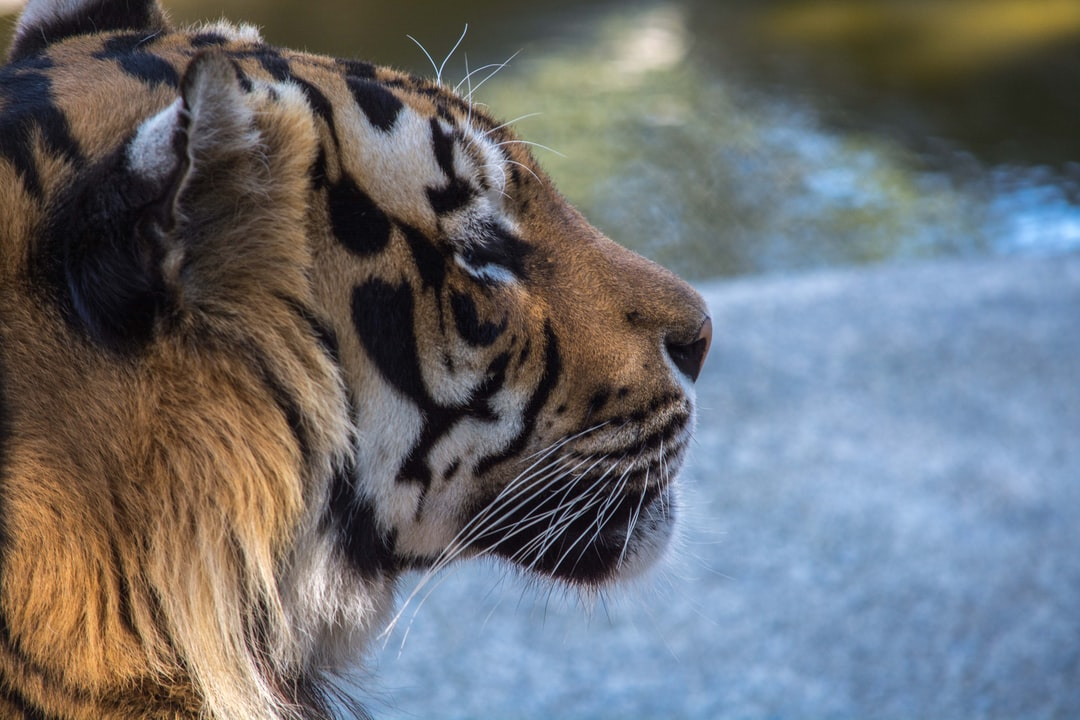
#> input picture images/ImagemOriginal.jpg, 1080 x 720 px, found by its file name
$ python questao4.py
#> lines starting #> are read from the running program, lines starting #| are printed output that depends on the picture
import cv2

image = cv2.imread('C:/Users/User/Desktop/GIT/LapiscoComputerVisionPython/images/ImagemOriginal.jpg')
#> image is the input picture: shape (720, 1080, 3); mean B, G, R 113.4, 109.7, 107.7

hsv_image = cv2.cvtColor(image, cv2.COLOR_BGR2HSV)
#> hsv_image: shape (720, 1080, 3); mean H, S, V 70.7, 78.7, 131.2
h, s, v = cv2.split(hsv_image)
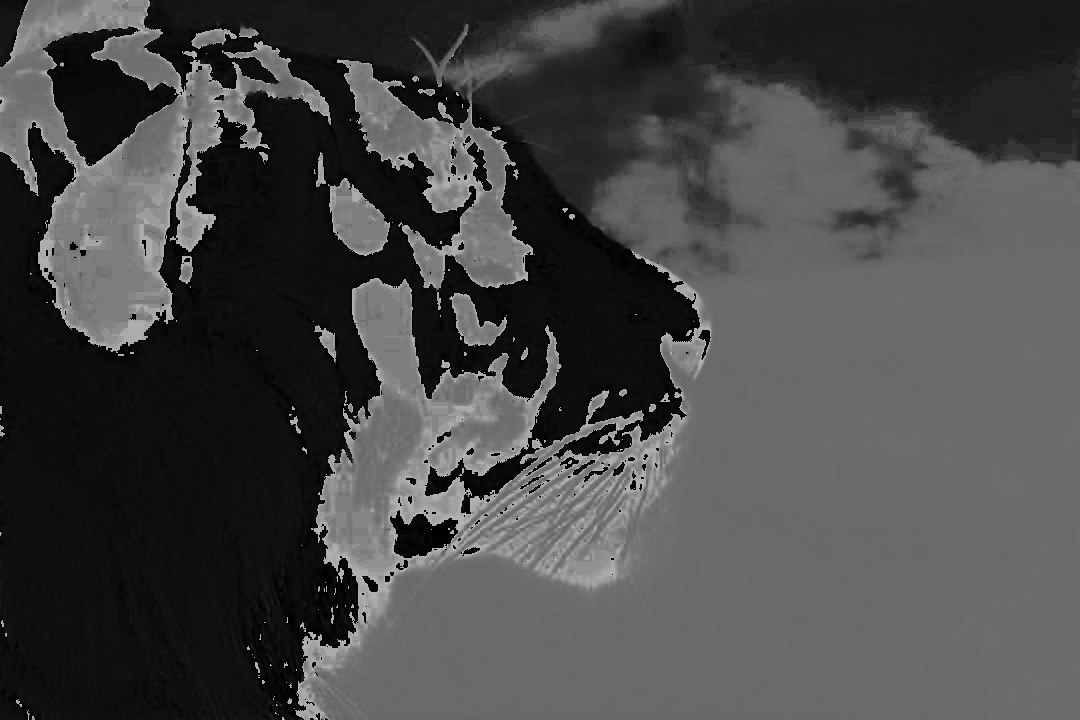
#> h: shape (720, 1080); min 0, max 179, mean 70.7
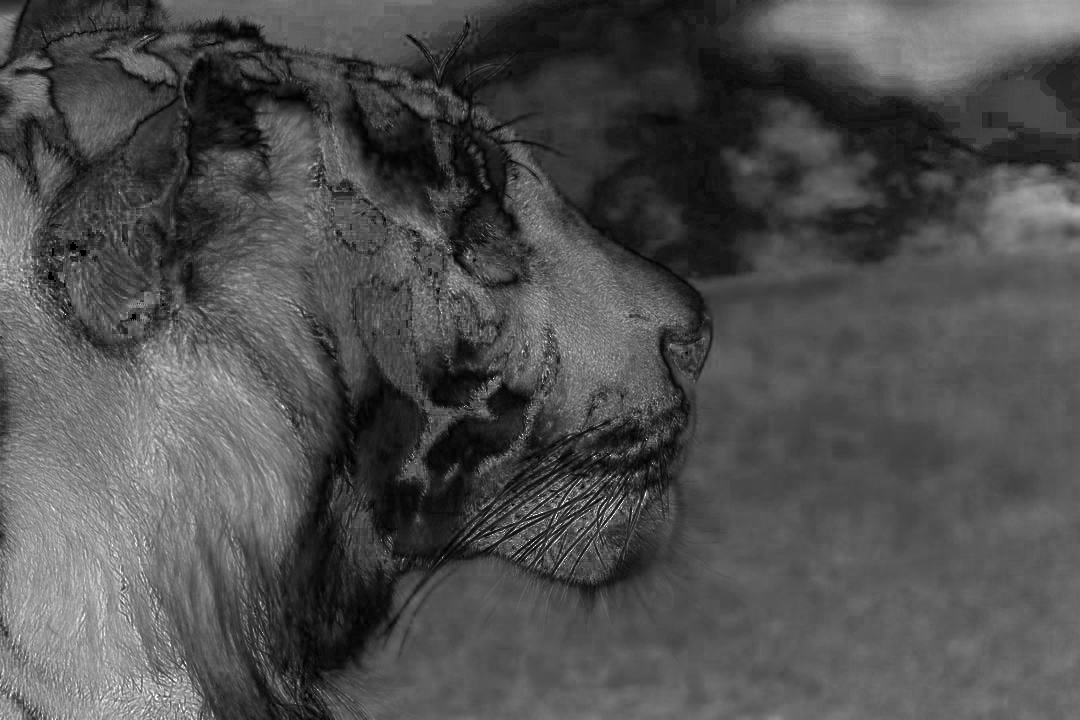
#> s: shape (720, 1080); min 0, max 255, mean 78.7
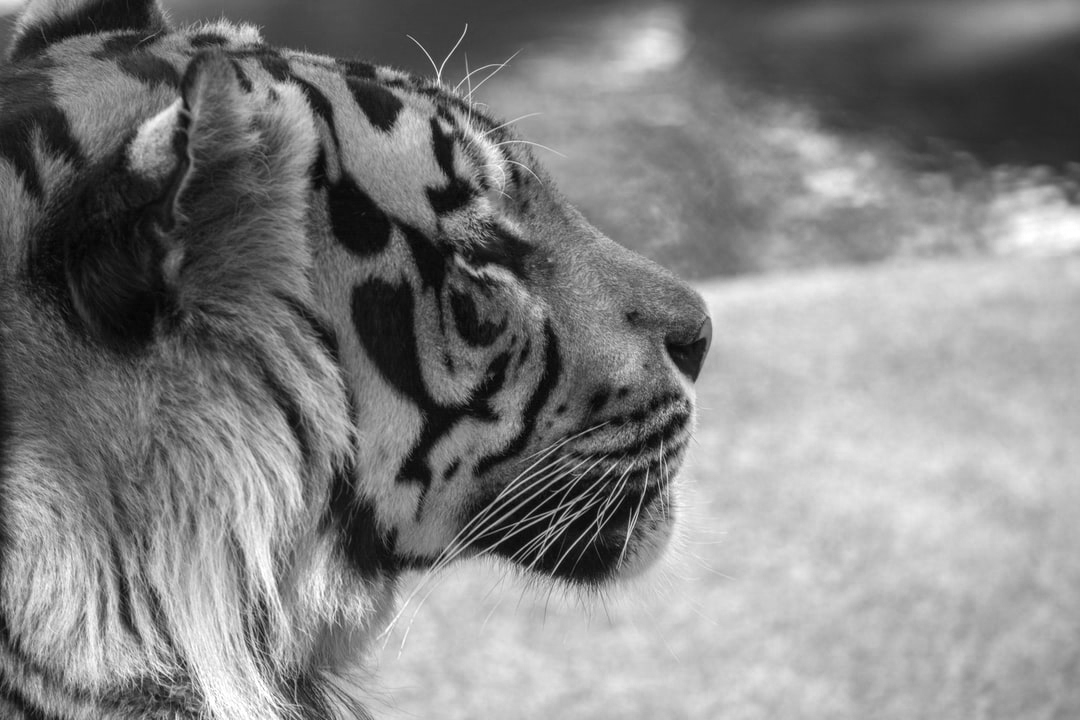
#> v: shape (720, 1080); min 2, max 255, mean 131.2

cv2.imshow('HSV Image', hsv_image)
cv2.imshow('H Channel', h)
cv2.imshow('S Channel', s)
cv2.imshow('V Channel', v)

cv2.imwrite('C:/Users/User/Desktop/GIT/LapiscoComputerVisionPython/images/results/hsv_image.jpg', hsv_image)
cv2.imwrite('C:/Users/User/Desktop/GIT/LapiscoComputerVisionPython/images/results/h_channel.jpg', h)
cv2.imwrite('C:/Users/User/Desktop/GIT/LapiscoComputerVisionPython/images/results/s_channel.jpg', s)
cv2.imwrite('C:/Users/User/Desktop/GIT/LapiscoComputerVisionPython/images/results/v_channel.jpg', v)

cv2.waitKey(0)
